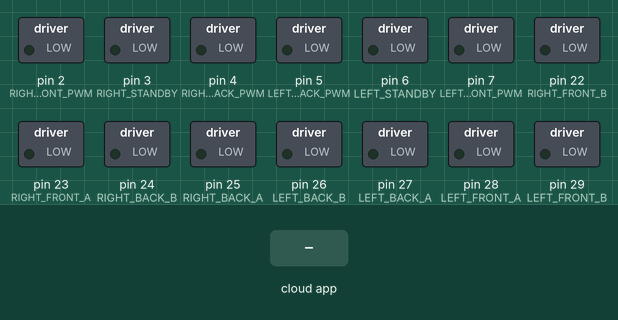
Bench run of a sketch on a simulated Arduino Mega 2560, built with avr-gcc and run on an emulated ATmega2560. On the bench: switched loads named in the sketch (green lamp = pin HIGH). The inputs (shaded band) are chosen by the test bench. The ROS host is connected and sends only what is stated.

Above: at 1.2 s.
1.3 s: the phone or cloud app sets linear.x to -100
At 1.8 s:
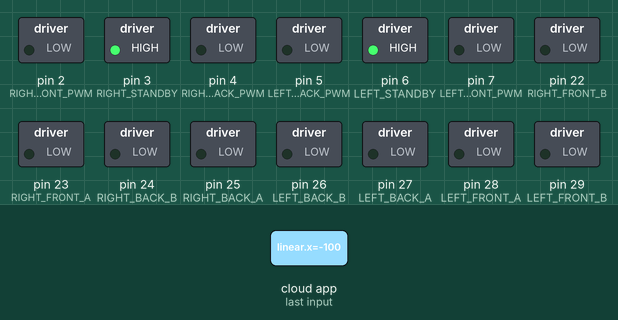
2.9 s: the phone or cloud app sets linear.x to 100
At 4.2 s:
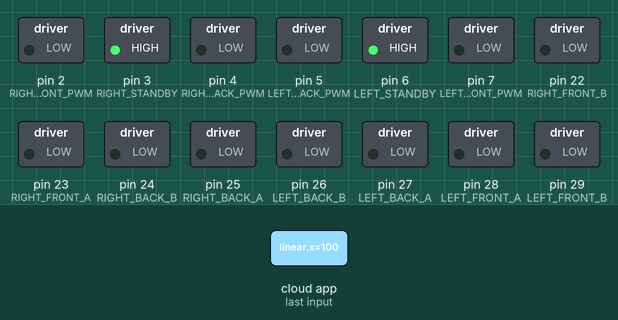
4.5 s: the phone or cloud app sets angular.z to -100
At 5.4 s:
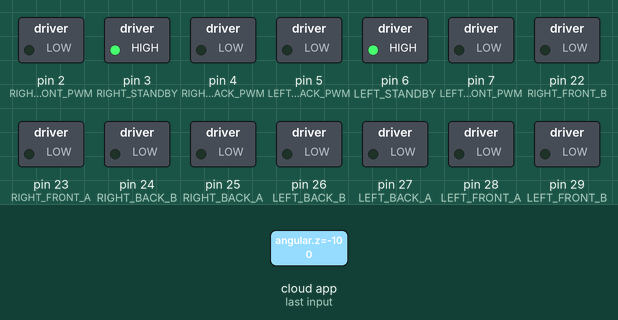
6.1 s: the phone or cloud app sets angular.z to 100
At 6.6 s:
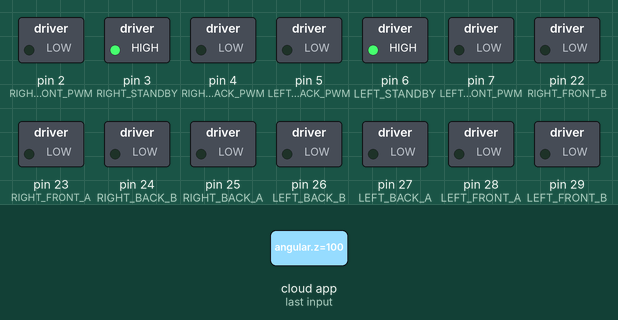
Timing chart, 0 to 8.7 s (numbered marks = the images above; inputs shaded):
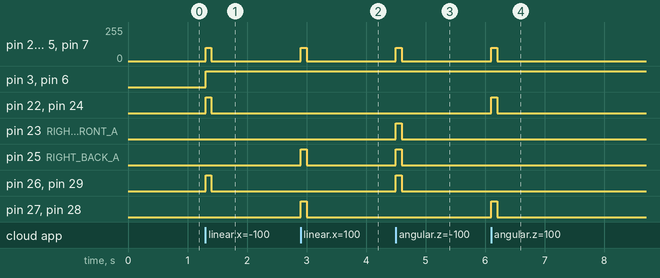

The sketch:

TwistTeleop.ino
```cpp
//Controlling arduino motors using ROS Twist keyboard
//rosrun rosserial_python serial_node.py /dev/ttyUSB0
//rosrun teleop_twist_keyboard teleop_twist_keyboard.py


#define RIGHT_STANDBY 3
#define LEFT_STANDBY 6
// pins for right side motors
#define LEFT_BACK_PWM 5
#define LEFT_BACK_A 27
#define LEFT_BACK_B 26
#define LEFT_FRONT_PWM 7
#define LEFT_FRONT_A 28
#define LEFT_FRONT_B 29
// pins for left side motors
#define RIGHT_FRONT_PWM 2
#define RIGHT_FRONT_A 23
#define RIGHT_FRONT_B 22
#define RIGHT_BACK_PWM 4
#define RIGHT_BACK_A 25
#define RIGHT_BACK_B 24

#if defined(ARDUINO) && ARDUINO >= 100
#include "Arduino.h"
#else
#include <WProgram.h>
#endif
#include <stdlib.h>
#include <ros.h>
#include <geometry_msgs/Twist.h>
#include <std_msgs/String.h>
ros::NodeHandle nh;
geometry_msgs::Twist msg;

float move1;
float move2;


void callback(const geometry_msgs::Twist& cmd_vel)
{
  move1 = cmd_vel.linear.x;
  move2 = cmd_vel.angular.z;
  if (move1 > 0 && move2 == 0)
  {
    front();
  }
  else if (move1 > 0 && move2 > 0 )
  {
    left();
  }
  else if (move1 > 0 && move2 < 0 )
  {
    right();
  }
  else if (move1 < 0)
  {
    back();
  }
  else
  {
    die();
  }
}

ros::Subscriber <geometry_msgs::Twist> sub("/cmd_vel", callback);

void setup() {
pinMode(RIGHT_BACK_A, OUTPUT);
  pinMode(RIGHT_BACK_B, OUTPUT);
  pinMode(RIGHT_BACK_PWM, OUTPUT);
  pinMode(RIGHT_FRONT_A, OUTPUT);
  pinMode(RIGHT_FRONT_B, OUTPUT);
  pinMode(RIGHT_FRONT_PWM, OUTPUT);
  pinMode(RIGHT_STANDBY, OUTPUT);

  pinMode(LEFT_BACK_A, OUTPUT);
  pinMode(LEFT_BACK_B, OUTPUT);
  pinMode(LEFT_BACK_PWM, OUTPUT);
  pinMode(LEFT_FRONT_A, OUTPUT);
  pinMode(LEFT_FRONT_B, OUTPUT);
  pinMode(LEFT_FRONT_PWM, OUTPUT);
  pinMode(LEFT_STANDBY, OUTPUT);
  digitalWrite(LEFT_STANDBY, LOW);
  digitalWrite(LEFT_FRONT_A, LOW);
  digitalWrite(LEFT_FRONT_B, LOW);
  analogWrite(LEFT_FRONT_PWM, 0);
  digitalWrite(LEFT_BACK_A, LOW);
  digitalWrite(LEFT_BACK_B, LOW);
  analogWrite(LEFT_BACK_PWM, 0);
  digitalWrite(RIGHT_STANDBY, LOW);
  digitalWrite(RIGHT_FRONT_A, LOW);
  digitalWrite(RIGHT_FRONT_B, LOW);
  analogWrite(RIGHT_FRONT_PWM, 0);
  digitalWrite(RIGHT_BACK_A, LOW);
  digitalWrite(RIGHT_BACK_B, LOW);
  analogWrite(RIGHT_BACK_PWM, 0);

nh.initNode();
nh.subscribe(sub);
}

void loop() {
nh.spinOnce();
delay(1);
}

void front()
{
  TurnOn();
     digitalWrite(RIGHT_FRONT_B, LOW);
  analogWrite(RIGHT_FRONT_PWM, 100);
  digitalWrite(RIGHT_BACK_A, HIGH);
  digitalWrite(RIGHT_BACK_B, LOW);
  analogWrite(RIGHT_BACK_PWM, 100);
  digitalWrite(LEFT_FRONT_A, HIGH);
  digitalWrite(LEFT_FRONT_B, LOW);
  analogWrite(LEFT_FRONT_PWM, 100);
  digitalWrite(LEFT_BACK_A, HIGH);
  digitalWrite(LEFT_BACK_B, LOW);
  analogWrite(LEFT_BACK_PWM, 100);
    delay(100);
    die();

}
void back()
{
  TurnOn();
    digitalWrite(RIGHT_FRONT_A, LOW);
  digitalWrite(RIGHT_FRONT_B, HIGH);
  analogWrite(RIGHT_FRONT_PWM, 100);
  digitalWrite(RIGHT_BACK_A, LOW);
  digitalWrite(RIGHT_BACK_B, HIGH);
  analogWrite(RIGHT_BACK_PWM, 100);
  digitalWrite(LEFT_FRONT_A, LOW);
  digitalWrite(LEFT_FRONT_B, HIGH);
  analogWrite(LEFT_FRONT_PWM, 100);
  digitalWrite(LEFT_BACK_A, LOW);
  digitalWrite(LEFT_BACK_B, HIGH);
  analogWrite(LEFT_BACK_PWM, 100);
    delay(100);
    die();
}
void left()
{
  TurnOn();
    digitalWrite(RIGHT_FRONT_A, LOW);
  digitalWrite(RIGHT_FRONT_B, HIGH);
  analogWrite(RIGHT_FRONT_PWM, 100);
  digitalWrite(RIGHT_BACK_A, LOW);
  digitalWrite(RIGHT_BACK_B, HIGH);
  analogWrite(RIGHT_BACK_PWM, 100);
  digitalWrite(LEFT_FRONT_A, HIGH);
  digitalWrite(LEFT_FRONT_B, LOW);
  analogWrite(LEFT_FRONT_PWM, 100);
  digitalWrite(LEFT_BACK_A, HIGH);
  digitalWrite(LEFT_BACK_B, LOW);
  analogWrite(LEFT_BACK_PWM, 100);
  delay(100);
    die();

}
void right()
{
  TurnOn();
    digitalWrite(RIGHT_FRONT_A, HIGH);
  digitalWrite(RIGHT_FRONT_B, LOW);
  analogWrite(RIGHT_FRONT_PWM, 100);
  digitalWrite(RIGHT_BACK_A, HIGH);
  digitalWrite(RIGHT_BACK_B, LOW);
  analogWrite(RIGHT_BACK_PWM, 100);
  digitalWrite(LEFT_FRONT_A, LOW);
  digitalWrite(LEFT_FRONT_B, HIGH);
  analogWrite(LEFT_FRONT_PWM, 100);
  digitalWrite(LEFT_BACK_A, LOW);
  digitalWrite(LEFT_BACK_B, HIGH);
  analogWrite(LEFT_BACK_PWM, 100);
  delay(100);
    die();
}
void die()
{
  digitalWrite(RIGHT_FRONT_A, LOW);
  digitalWrite(RIGHT_FRONT_B, LOW);
  analogWrite(RIGHT_FRONT_PWM, 0);
  digitalWrite(RIGHT_BACK_A, LOW);
  digitalWrite(RIGHT_BACK_B, LOW);
  analogWrite(RIGHT_BACK_PWM, 0);
  digitalWrite(LEFT_FRONT_A, LOW);
  digitalWrite(LEFT_FRONT_B, LOW);
  analogWrite(LEFT_FRONT_PWM, 0);
  digitalWrite(LEFT_BACK_A, LOW);
  digitalWrite(LEFT_BACK_B, LOW);
  analogWrite(LEFT_BACK_PWM, 0);
}
void TurnOn() {
  //    Serial.println("Turned On");
  digitalWrite(LEFT_STANDBY, HIGH);
  digitalWrite(RIGHT_STANDBY, HIGH);
}
```

Measured:
- after the input at 1.3 s, pin 2 (RIGHT_FRONT_PWM): 0/255 → 100/255 at once, → 0/255 0.10 s later; pin 3 (RIGHT_STANDBY): LOW → HIGH at once
- after the input at 2.9 s, pin 2 (RIGHT_FRONT_PWM), pin 4 (RIGHT_BACK_PWM), pin 5 (LEFT_BACK_PWM), pin 7 (LEFT_FRONT_PWM): 0/255 → 100/255 at once, → 0/255 0.10 s later; pin 25 (RIGHT_BACK_A), pin 27 (LEFT_BACK_A), pin 28 (LEFT_FRONT_A): LOW → HIGH at once, → LOW 0.10 s later
- after the input at 4.5 s, pin 2 (RIGHT_FRONT_PWM), pin 4 (RIGHT_BACK_PWM), pin 5 (LEFT_BACK_PWM), pin 7 (LEFT_FRONT_PWM): 0/255 → 100/255 at once, → 0/255 0.10 s later; pin 23 (RIGHT_FRONT_A), pin 25 (RIGHT_BACK_A), pin 26 (LEFT_BACK_B), pin 29 (LEFT_FRONT_B): LOW → HIGH at once, → LOW 0.10 s later
- after the input at 6.1 s, pin 2 (RIGHT_FRONT_PWM), pin 4 (RIGHT_BACK_PWM), pin 5 (LEFT_BACK_PWM), pin 7 (LEFT_FRONT_PWM): 0/255 → 100/255 at once, → 0/255 0.10 s later; pin 22 (RIGHT_FRONT_B), pin 24 (RIGHT_BACK_B), pin 27 (LEFT_BACK_A), pin 28 (LEFT_FRONT_A): LOW → HIGH at once, → LOW 0.10 s later
